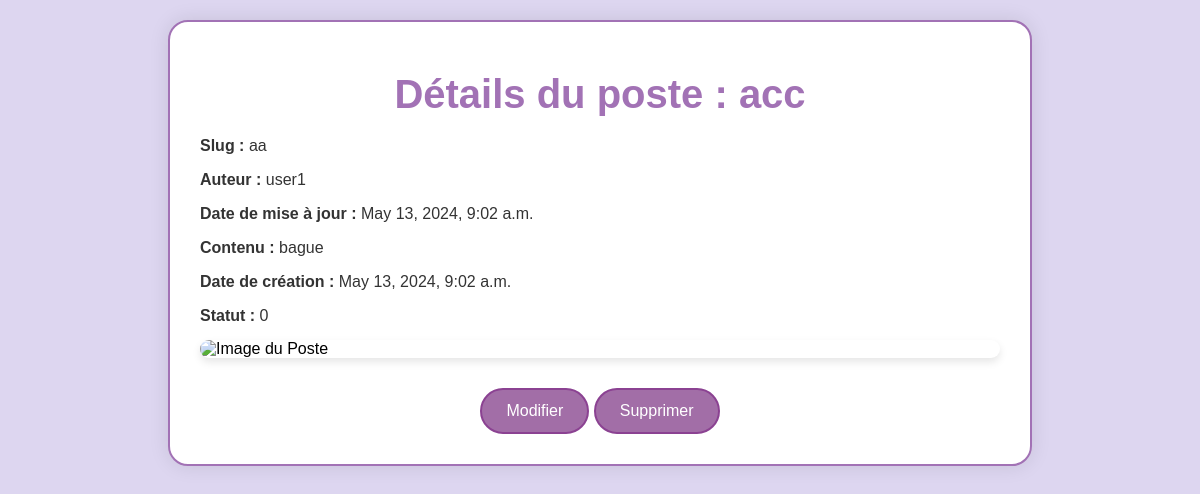
Page /blog/7/ on the committed database.
### blog/models.py (models this page shows, shortened)
class Post(models.Model):
 title = models.CharField(max_length=200, unique=True)
 slug = models.SlugField(max_length=200, unique=True)
 author = models.ForeignKey(User, on_delete= models.CASCADE,related_name='blog_posts')
 updated_on = models.DateTimeField(auto_now= True)
 content = models.TextField()
 created_on = models.DateTimeField(auto_now_add=True)
 status = models.IntegerField(choices=STATUS, default=0)
 image=models.ImageField(blank=True)
 class Meta:
    ordering = ['-created_on']

### blog/views.py (the view)
# urls.py: path('<int:pk>/', DetailPost.as_view(), name='detail_post'),
class DetailPost(DetailView):
    model = Post
    template_name = 'blog/detail_post.html'
    context_object_name = 'post'

### blog/templates/blog/detail_post.html (shortened to what this page needs)
<!DOCTYPE html>
<html lang="en">
<head>
</head>
<body>
    <div class="post-details">
        <h1>Détails du poste : {{ post.title }}</h1>
        <p><strong>Slug :</strong> {{ post.slug }}</p>
        <p><strong>Auteur :</strong> {{ post.author }}</p>
        <p><strong>Date de mise à jour :</strong> {{ post.updated_on }}</p>
        <p><strong>Contenu :</strong> {{ post.content }}</p>
        <p><strong>Date de création :</strong> {{ post.created_on }}</p>
        <p><strong>Statut :</strong> {{ post.status }}</p>
        <img src="/media/{{ post.image }}" alt="Image du Poste" />
        <div class="button-container">
            <button><a href="{% url 'modifier_post' post.pk %}">Modifier</a></button>
            <button><a href="{% url 'supprimer_post' post.pk %}">Supprimer</a></button>
        </div>
    </div>
</body>
</html>

### blog/templates/blog/detail_post.html (style rules this page uses)
body { font-family: Arial, sans-serif; margin: 0; padding: 0; background-color: #ddd6f0; }
h1 { text-align: center; margin-top: 20px; color: #a272b5; }
.post-details { max-width: 800px; margin: 20px auto; padding: 30px; border: 2px solid #a272b5; border-radius: 20px; background-color: #fff; box-shadow: 0 0 20px rgba(0, 0, 0, 0.1); }
.post-details h1 { font-size: 2.5rem; color: #a272b5; margin-bottom: 20px; text-align: center; }
.post-details p { margin-bottom: 15px; color: #333; }
.post-details img { display: block; margin: 0 auto 20px; max-width: 100%; height: auto; border-radius: 10px; box-shadow: 0 4px 8px rgba(0, 0, 0, 0.1); }
.button-container { text-align: center; margin-top: 30px; }
.post-details button { display: inline-block; padding: 12px 24px; background-color: #a26ea7; color: #fff; border: 2px solid #8b4292; border-radius: 30px; font-size: 1rem; text-decoration: none; cursor: pointer; transition: background-color 0.3s ease; }
.post-details button a { color: #fff; text-decoration: none; }

### rows in the picture
Post: title "acc", slug "aa", author "user1", updated_on "May 13, 2024, 9:02 a.m.", content "bague", created_on "May 13, 2024, 9:02 a.m.", status "0"
